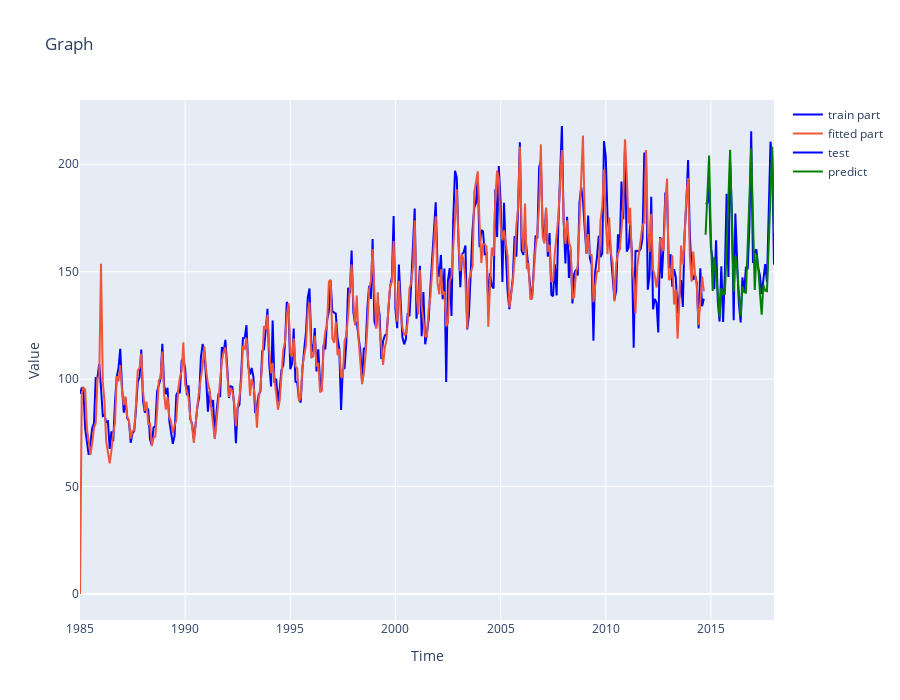

This figure's notebook cell:
### Code cell
trace0 = go.Scatter(
        x=df_train.index, y=df_train['BEER_PROD'], name= 'train part', marker ={'color': 'blue'}
            )

trace1 = go.Scatter(
        x=df_train.index, y= df_train['sarima_fitted'], name='fitted part'
    )

trace2 = go.Scatter(
        x=df_test.index, y=df_test['BEER_PROD'], name= 'test', marker ={'color': 'blue'}
    )

trace3 = go.Scatter(
        x=df_test.index, y=pred, name= 'predict', marker ={'color': 'green'}
    )

data= [trace0, trace1, trace2, trace3]
    # data =[]
layout = go.Layout(
        title="Graph",
        height=700,
    )

fig = go.Figure(data=data, layout=layout)

#fig.update_xaxes(rangeslider_visible=True)

fig.update_layout(
        xaxis_title="Time",
        yaxis_title="Value",
        #template='plotly_dark'
)
fig

### Figure 1 — Plotly figure (JSON) as saved in the notebook; plotly's stock layout.template omitted (floating-point values rounded to 4 significant figures; data arrays with more than 128 entries replaced by an {"elided": "..."} marker saying what was removed)
{"data": [{"marker": {"color": "blue"}, "name": "train part", "type": "scatter", "x": {"elided": "357 str values"}, "y": {"elided": "357 float values"}}, {"name": "fitted part", "type": "scatter", "x": {"elided": "357 str values"}, "y": {"elided": "357 float values"}}, {"marker": {"color": "blue"}, "name": "test", "type": "scatter", "x": ["2014-10-01", "2014-11-01", "2014-12-01", "2015-01-01", "2015-02-01", "2015-03-01", "2015-04-01", "2015-05-01", "2015-06-01", "2015-07-01", "2015-08-01", "2015-09-01", "2015-10-01", "2015-11-01", "2015-12-01", "2016-01-01", "2016-02-01", "2016-03-01", "2016-04-01", "2016-05-01", "2016-06-01", "2016-07-01", "2016-08-01", "2016-09-01", "2016-10-01", "2016-11-01", "2016-12-01", "2017-01-01", "2017-02-01", "2017-03-01", "2017-04-01", "2017-05-01", "2017-06-01", "2017-07-01", "2017-08-01", "2017-09-01", "2017-10-01", "2017-11-01", "2017-12-01", "2018-01-01"], "y": [181.6, 182, 190, 161.2, 155.5, 141.9, 164.6, 136.2, 126.8, 152.5, 126.6, 150.1, 186.3, 147.5, 200.4, 177.2, 127.4, 177.1, 154.4, 135.2, 126.4, 147.3, 140.6, 152.3, 151.2, 172.2, 215.3, 154.1, 159.3, 160.4, 151.9, 148.4, 139.6, 148.2, 153.5, 145.1, 183.7, 210.5, 203.3, 153.3]}, {"marker": {"color": "green"}, "name": "predict", "type": "scatter", "x": ["2014-10-01", "2014-11-01", "2014-12-01", "2015-01-01", "2015-02-01", "2015-03-01", "2015-04-01", "2015-05-01", "2015-06-01", "2015-07-01", "2015-08-01", "2015-09-01", "2015-10-01", "2015-11-01", "2015-12-01", "2016-01-01", "2016-02-01", "2016-03-01", "2016-04-01", "2016-05-01", "2016-06-01", "2016-07-01", "2016-08-01", "2016-09-01", "2016-10-01", "2016-11-01", "2016-12-01", "2017-01-01", "2017-02-01", "2017-03-01", "2017-04-01", "2017-05-01", "2017-06-01", "2017-07-01", "2017-08-01", "2017-09-01", "2017-10-01", "2017-11-01", "2017-12-01", "2018-01-01"], "y": [167.2, 185.2, 204.1, 165.9, 141.0, 156.7, 150.1, 139.5, 128.8, 142.3, 139.6, 139.7, 166.4, 184.2, 206.8, 166.7, 140.7, 157.4, 151.4, 140.0, 129.2, 143.2, 140.4, 140.2, 167.1, 185.0, 207.5, 167.4, 141.4, 158.1, 152.1, 140.7, 129.9, 143.9, 141.1, 140.9, 167.8, 185.7, 208.2, 168.1]}], "layout": {"height": 700, "title": {"text": "Graph"}, "xaxis": {"title": {"text": "Time"}}, "yaxis": {"title": {"text": "Value"}}}}
